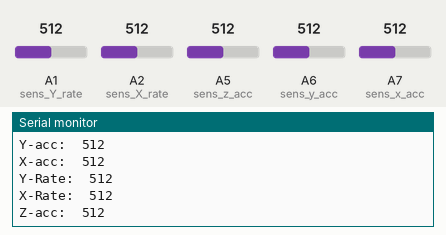
Recording of a sketch running on a simulated Arduino Nano, built with avr-gcc and run on an emulated ATmega328P. On the bench: the last lines printed to the serial monitor. The test bench sets the inputs (shaded band); at power-on: A1 (sens_Y_rate) = 512, A2 (sens_X_rate) = 512, A5 (sens_z_acc) = 512, A6 (sens_y_acc) = 512, A7 (sens_x_acc) = 512.

Above: at 1.2 s.
1.3 s: A1 (sens_Y_rate) set to 107
At 2.0 s:
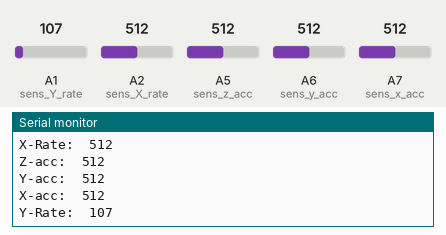
4.3 s: A1 (sens_Y_rate) set to 92
At 5.3 s:
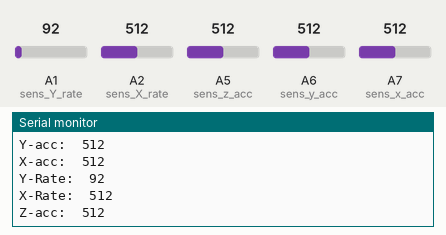
8.8 s: A2 (sens_X_rate) set to 107
At 9.5 s:
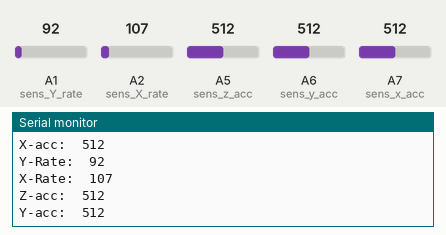
10.3 s: A2 (sens_X_rate) set to 92
At 10.9 s:
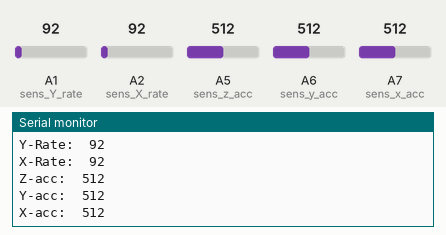
11.8 s: A5 (sens_z_acc) set to 105
At 12.9 s:
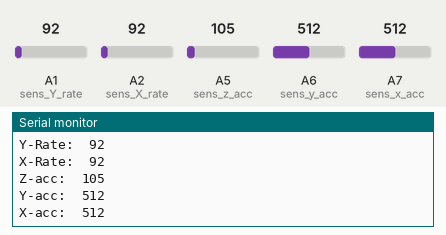
14.8 s: A5 (sens_z_acc) set to 93
At 15.9 s:
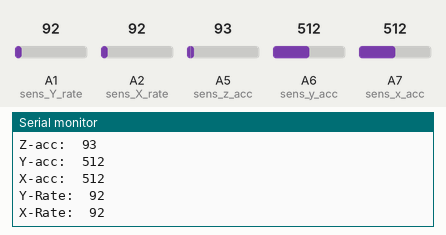
Timing chart, 0 to 17.8 s (numbered marks = the images above; inputs shaded):
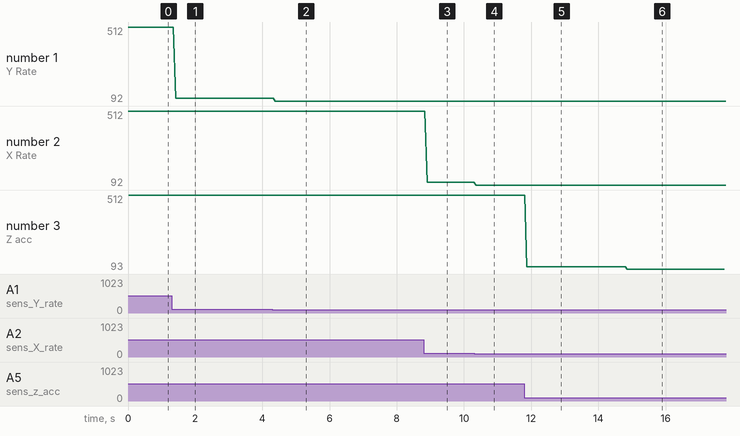

The sketch:

read_values.ino
```cpp
int sens_ST_acc = A0;
int sens_Y_rate = A1;
int sens_X_rate = A2;
int sens_Y_ratex = A3;
int sens_X_ratex = A4;
int sens_z_acc = A5;
int sens_y_acc = A6;
int sens_x_acc = A7;

int ST_acc = 0;
int Y_Rate = 0;
int X_Rate = 0;
int y_Ratex = 0;
int x_Ratex = 0;
int z_acc = 0;
int y_acc = 0;
int x_acc = 0;

void setup() {
  // put your setup code here, to run once:
  Serial.begin(9600);
}

void loop() {
  // put your main code here, to run repeatedly:
//    Serial.print("ST-acc:  ");
//    Serial.print(analogRead(sens_ST_acc));
//    Serial.print("/n");

    Serial.print("Y-Rate:  ");
    Serial.print(analogRead(sens_Y_rate));
    Serial.print("\n");

    Serial.print("X-Rate:  ");
    Serial.print(analogRead(sens_X_rate));
    Serial.print("\n");

//    Serial.print("Y-rate(inv):  ");
//    Serial.print(analogRead(sens_Y_ratex));
//    Serial.print("/n");
//
//    Serial.print("X-rate(inv):  ");
//    Serial.print(analogRead(sens_X_ratex));
//    Serial.print("/n");

    Serial.print("Z-acc:  ");
    Serial.print(analogRead(sens_z_acc));
    Serial.print("\n");

    Serial.print("Y-acc:  ");
    Serial.print(analogRead(sens_y_acc));
    Serial.print("\n");

    Serial.print("X-acc:  ");
    Serial.print(analogRead(sens_x_acc));
    Serial.print("\n");


}
```

Measured:
- the behaviour switches between 100 and 99 on A1 (sens_Y_rate) (found by bisection; images 1 and 2)
- the behaviour switches between 100 and 99 on A2 (sens_X_rate) (found by bisection; images 3 and 4)
- the behaviour switches between 100 and 99 on A5 (sens_z_acc) (found by bisection; images 5 and 6)
- after the input at 1.3 s, the serial monitor: prints a new line after 0.12 s (image 1)
- after the input at 4.3 s, the serial monitor: prints a new line after 0.08 s (image 2)
- after the input at 8.8 s, the serial monitor: prints a new line after 0.10 s (image 3)
- after the input at 10.3 s, the serial monitor: prints a new line after 0.06 s (image 4)
- after the input at 11.8 s, the serial monitor: prints a new line after 0.07 s (image 5)
- after the input at 14.8 s, the serial monitor: prints a new line after 0.07 s (image 6)
